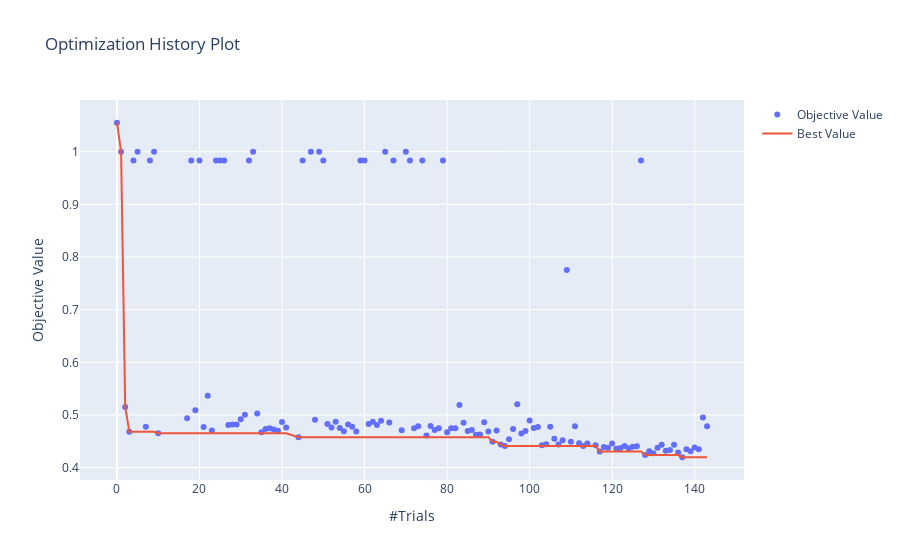

Notebook cell for this chart:
### Code cell
op.visualization.plot_optimization_history(study)

### Figure 1 — Plotly figure (JSON) as saved in the notebook; plotly's stock layout.template omitted (floating-point values rounded to 4 significant figures; data arrays with more than 128 entries replaced by an {"elided": "..."} marker saying what was removed)
{"data": [{"mode": "markers", "name": "Objective Value", "type": "scatter", "x": {"elided": "132 int values"}, "y": {"elided": "132 float values"}}, {"name": "Best Value", "type": "scatter", "x": {"elided": "132 int values"}, "y": {"elided": "132 float values"}}], "layout": {"title": {"text": "Optimization History Plot"}, "xaxis": {"title": {"text": "#Trials"}}, "yaxis": {"title": {"text": "Objective Value"}}}}
